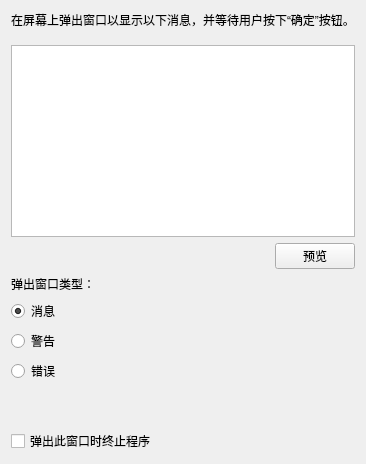
                <widget class="QWidget" name="popPage">
                 <layout class="QGridLayout" name="gridLayout_4">
                  <item row="5" column="0">
                   <widget class="QRadioButton" name="popMsgButton">
                    <property name="text">
                     <string>消息</string>
                    </property>
                    <property name="checked">
                     <bool>true</bool>
                    </property>
                   </widget>
                  </item>
                  <item row="1" column="0">
                   <spacer name="verticalSpacer_10">
                    <property name="orientation">
                     <enum>Qt::Vertical</enum>
                    </property>
                    <property name="sizeType">
                     <enum>QSizePolicy::Minimum</enum>
                    </property>
                    <property name="sizeHint" stdset="0">
                     <size>
                      <width>20</width>
                      <height>10</height>
                     </size>
                    </property>
                   </spacer>
                  </item>
                  <item row="9" column="0">
                   <widget class="QCheckBox" name="stopWithPopCheckBox">
                    <property name="text">
                     <string>弹出此窗口时终止程序</string>
                    </property>
                   </widget>
                  </item>
                  <item row="7" column="0">
                   <widget class="QRadioButton" name="popErrorButton">
                    <property name="text">
                     <string>错误</string>
                    </property>
                   </widget>
                  </item>
                  <item row="8" column="0">
                   <spacer name="verticalSpacer">
                    <property name="orientation">
                     <enum>Qt::Vertical</enum>
                    </property>
                    <property name="sizeHint" stdset="0">
                     <size>
                      <width>20</width>
                      <height>40</height>
                     </size>
                    </property>
                   </spacer>
                  </item>
                  <item row="4" column="0">
                   <widget class="QLabel" name="label_16">
                    <property name="text">
                     <string>弹出窗口类型：</string>
                    </property>
                   </widget>
                  </item>
                  <item row="6" column="0">
                   <widget class="QRadioButton" name="popWarningButton">
                    <property name="text">
                     <string>警告</string>
                    </property>
                   </widget>
                  </item>
                  <item row="0" column="0">
                   <widget class="QLabel" name="label_15">
                    <property name="text">
                     <string>在屏幕上弹出窗口以显示以下消息，并等待用户按下“确定”按钮。</string>
                    </property>
                   </widget>
                  </item>
                  <item row="3" column="0">
                   <layout class="QHBoxLayout" name="horizontalLayout">
                    <item>
                     <spacer name="horizontalSpacer">
                      <property name="orientation">
                       <enum>Qt::Horizontal</enum>
                      </property>
                      <property name="sizeHint" stdset="0">
                       <size>
                        <width>40</width>
                        <height>20</height>
                       </size>
                      </property>
                     </spacer>
                    </item>
                    <item>
                     <widget class="QPushButton" name="previewButton">
                      <property name="text">
                       <string>预览</string>
                      </property>
                     </widget>
                    </item>
                   </layout>
                  </item>
                  <item row="2" column="0">
                   <widget class="QPlainTextEdit" name="popText"/>
                  </item>
                 </layout>
                </widget>
